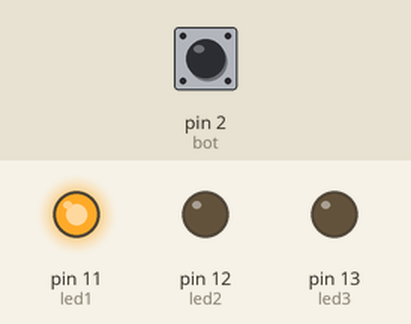
The sketch below on a simulated Arduino Uno, built with avr-gcc and run on an emulated ATmega328P. Shown: output pins drawn as LEDs (lit = HIGH). The test bench sets the inputs (shaded band); at power-on: pin 2 (bot) LOW.

Above: at 1.2 s.
1.3 s: pin 2 (bot) pulled HIGH for 0.15 s
At 4.4 s:
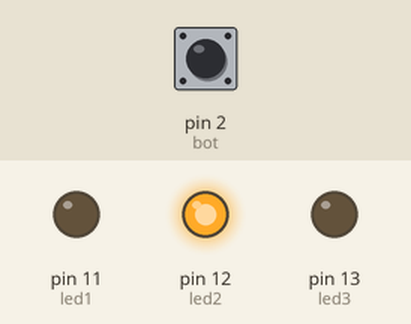
At 6.7 s:
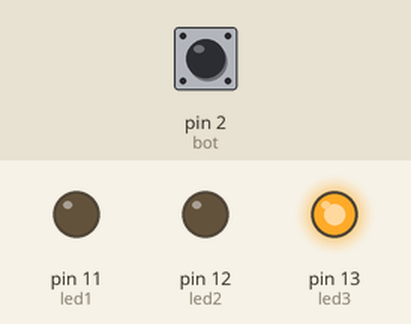
Timing chart, 0 to 13.4 s (numbered marks = the images above; inputs shaded):
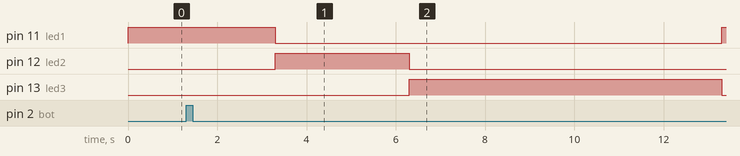

Measured:
- after the input at 1.3 s, pin 11 (led1): HIGH → LOW after 2.0 s, → HIGH 10.0 s later; pin 12 (led2): LOW → HIGH after 2.0 s, → LOW 3.0 s later; pin 13 (led3): LOW → HIGH after 5.0 s, → LOW 7.0 s later

The sketch:

exerc_cio03_sem_foro_1.ino
```cpp
//////////////
// EDIVÂNIA //
//   UFPI   //
//   2022   //
//////////////

int led1 = 11, led2 = 12, led3 = 13, bot = 2;
int e = 0;

void setup()
{
  pinMode(led1, OUTPUT);
  pinMode(led2, OUTPUT);
  pinMode(led3, OUTPUT);
  pinMode(bot, INPUT);
}

void loop()
{
  digitalWrite(led1, 1);

  e = digitalRead(bot);

  if (e == 1)
  {
    digitalWrite(led1, 1);
    delay(2000);
    digitalWrite(led1, 0);
    digitalWrite(led2, 1);
    delay(3000);
    digitalWrite(led2, 0);
    digitalWrite(led3, 1);
    delay(7000);
    digitalWrite(led3, 0);
  }
}
```
